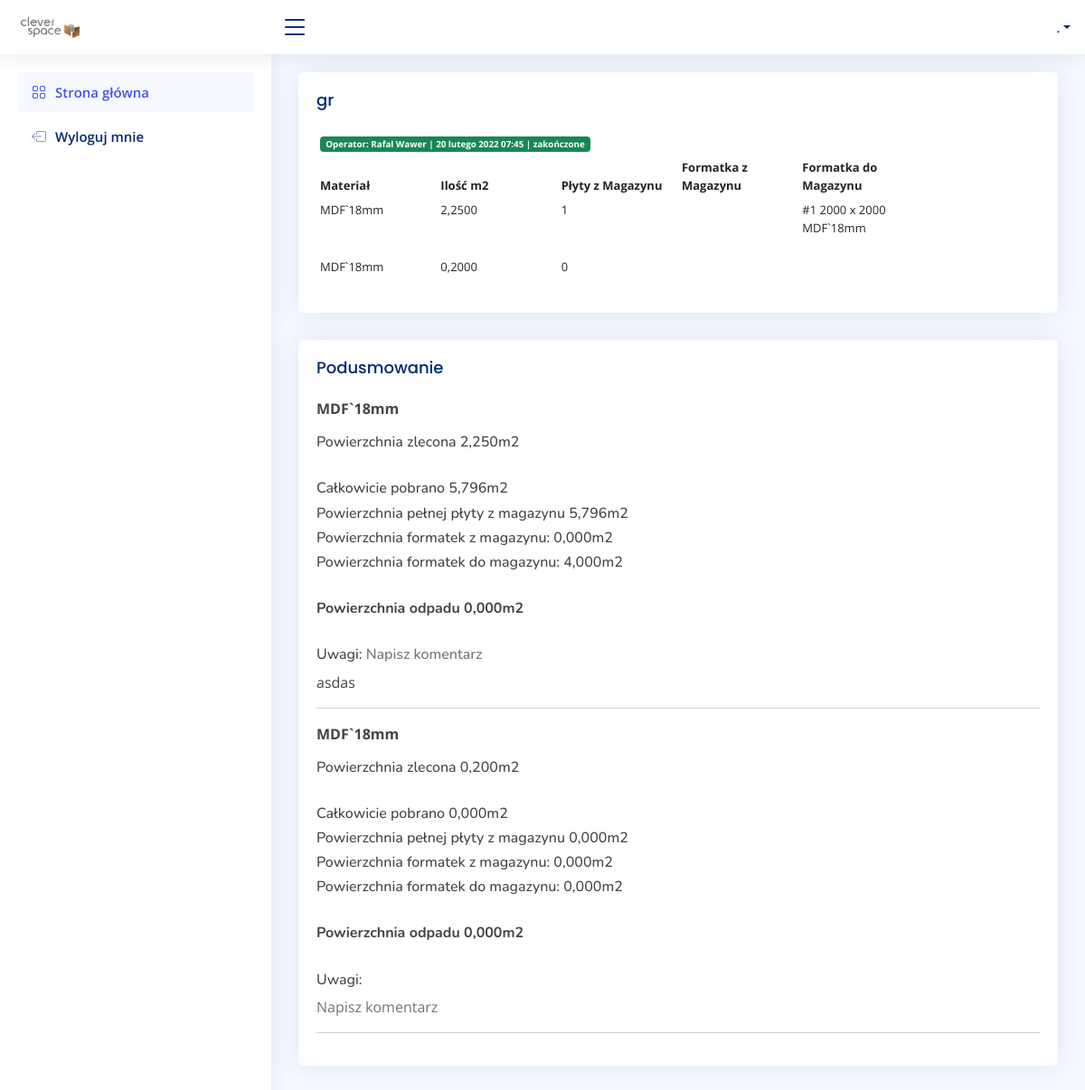
Before: /stock/production/1/detail with the older database file.
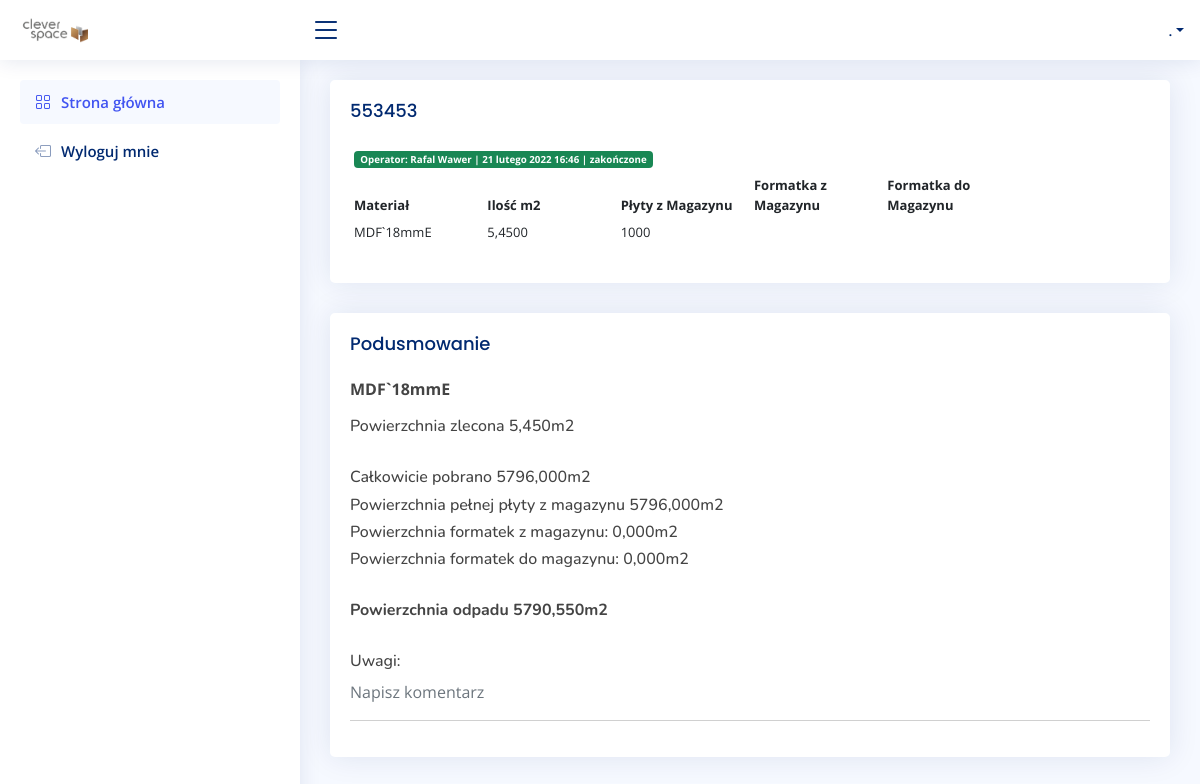
After: the same page with the newer database file.
### stock/models.py (models this page shows, shortened)
class Production(models.Model):
    PREPARATION = 0
    DONE = 1
    STATUS = (
        (PREPARATION, 'w trakcie'),
        (DONE, 'zakończone'),
    )
    user = models.ForeignKey(settings.AUTH_USER_MODEL, on_delete=models.CASCADE)
    order = models.CharField(max_length=255)
    date = models.DateTimeField(auto_now_add=True)
    status = models.SmallIntegerField(choices=STATUS, default=PREPARATION)

class ProductionMaterial(models.Model):
    production = models.ForeignKey(Production, on_delete=models.CASCADE)
    material = models.ForeignKey(Material, on_delete=models.CASCADE)
    area =  models.DecimalField(default=Decimal('0.000'), decimal_places=4, blank=False, max_digits=10)
    quantity = models.PositiveIntegerField(default=0, blank=False, null=False)
    def sum_area(self):
        return self.quantity * float(self.material.material_area)
    def stock_area(self):
        material = ProductionMaterial.objects.get(id=self.id)
        stock_area = 0
        for stock in material.stocks.all():
            result = stock.length * stock.width / 1000000
            stock_area += result
        return stock_area
    def stockIn_area(self):
        material = ProductionMaterial.objects.get(id=self.id)
        self.stockIn_area = 0
        for stock in material.productionstockin_set.all():
            result = stock.length * stock.width / 1000000
            self.stockIn_area += result
        return self.stockIn_area
    def total_area(self):
        material = ProductionMaterial.objects.get(id=self.id)
        total_area = 0
        for stock in material.stocks.all():
            result = stock.length * stock.width / 1000000
            total_area += result
        return total_area + self.quantity * float(self.material.material_area)
    def waste(self):
        material = ProductionMaterial.objects.get(id=self.id)
        total_area = 0 + self.quantity * float(self.material.material_area)
        for stock in material.stocks.all():
            result = stock.length * stock.width / 1000000
            total_area += result
        if float(self.area) - total_area + self.stockIn_area > 0:
            return 0
        else:
            return abs(float(self.area) - total_area + self.stockIn_area)

class ProductionStockIn(models.Model):
    number = models.IntegerField(null=True)
    productionMaterial = models.ForeignKey(ProductionMaterial, on_delete=models.CASCADE)
    length = IntegerRangeField(min_value=50, max_value=2800)
    width = IntegerRangeField(min_value=50, max_value=2070)
    material = models.ForeignKey(Material, on_delete=models.CASCADE)

class ProductionComments(models.Model):
    productionMaterial = models.ForeignKey(ProductionMaterial, on_delete=models.CASCADE, related_name="comments")
    comment = models.TextField(blank=True, null=True)

### order/models.py (models this page shows, shortened)
class Material(models.Model):
    short_name = models.CharField(max_length=255, blank=False, null=True)
    name = models.CharField(max_length=255, blank=False, null=True)
    quantity = models.SmallIntegerField(default=0, blank=False, null=True)
    material_area = models.DecimalField(default=Decimal('5.796'), decimal_places=4, blank=False, max_digits=10)
    class Meta:
        verbose_name = "materiał"
        verbose_name_plural = "materiały"
    def __str__(self):
        return self.short_name

### account/models.py (models this page shows, shortened)
class UserBase(AbstractBaseUser, PermissionsMixin):
    email = models.EmailField(unique=True)
    first_name = models.CharField(max_length=150, blank=True)
    last_name = models.CharField(max_length=150, blank=True)
    phone_number = models.CharField(max_length=15, blank=True)
    postcode = models.CharField(max_length=12, blank=True)
    address_line_1 = models.CharField(max_length=150, blank=True)
    address_line_2 = models.CharField(max_length=150, blank=True)
    town_city = models.CharField(max_length=150, blank=True)
    is_active = models.BooleanField(default=True)
    is_staff = models.BooleanField(default=False)
    created = models.DateTimeField(auto_now_add=True)
    updated = models.DateTimeField(auto_now=True)
    objects = CustomAccountManager()
    USERNAME_FIELD = 'email'
    REQUIRED_FIELDS = ['first_name', 'last_name']
    class Meta:
        verbose_name = "Konto"
        verbose_name_plural = "Konta"

### stock/views.py (the view)
# urls.py: path('production/<int:id>/detail', views.DetailProduction, name='detail-production'),
def DetailProduction(request, id):
    production = Production.objects.get(id=id)
    materials = production.productionmaterial_set.all()
    ctx = {
        'production': production,
        'materials': materials,
    }
    return render(request, 'stock/detail_production.html', ctx)

### stock/templates/stock/detail_production.html (shortened to what this page needs)
{% extends 'main.html' %}
{% block content %}
<div class="row">
  <div class="col-sm-12">
    <div class="card recent-sales">
      <div class="card-body">
       <h5 class="card-title">{{ production.order }} </h5>
       <div class="row">
         <div class="col-sm-12">
           <div class="table-responsive">
              <table class="table table-borderless table-hover table-sm text-start">
              <thead>
               <tr>
                <td colspan="6"><span class="badge {% if production.status == 1 %} bg-success  {% elif production.status == 0 %} bg-dark  {% endif %} ">
             Operator: {{ production.user.first_name }} {{ production.user.last_name }} | {{ production.date }} | {{ production.get_status_display}}</span></td>
              </tr>
                <tr>
                  <th scope="col">Materiał</th>
                  <th scope="col">Ilość m2</th>
                  <th scope="col">Płyty z Magazynu</th>
                  <th scope="col">Formatka z Magazynu</th>
                  <th scope="col">Formatka do Magazynu</th>
                </tr>
              </thead>
              <tbody>
                {% for material in materials %}
                <tr>
                  <td scope="col">{{ material.material }}</td>
                  <td scope="col">{{ material.area}}</td>
                  <td scope="col">{{ material.quantity }}</td>
                  <td scope="col" class="text-start">
                  </td>
                  <td scope="col">
                    {% for stock in material.productionstockin_set.all %}
                    <p>#{{ stock.id }} {{ stock.length }} x {{ stock.width }} {{ stock.material }}</p>
                    {% endfor %}
                  </td>
                </tr>
                {% endfor %}
              </tbody>
              </table>
            </div>
          </div>
        </div>
      </div>
    </div>
  </div>
{% include 'stock/summary.html' %}
</div>
 {% endblock %}

### stock/templates/stock/summary.html
<div class="col-sm-12">
  <div class="card">
    <div class="card-body">
     <h5 class="card-title">Podusmowanie</h5>
     {% for material in materials %}
     <p class="fw-bold">{{ material.material }}</p>
     <h6>Powierzchnia zlecona {{ material.area|floatformat:3 }}m2 </h6></br>
     <h6>Całkowicie pobrano {{ material.total_area|floatformat:3 }}m2</h6>
     <h6>Powierzchnia pełnej płyty z magazynu {{ material.sum_area|floatformat:3 }}m2</h6>
     <h6>Powierzchnia formatek z magazynu: {{ material.stock_area|floatformat:3 }}m2</h6>
     <h6>Powierzchnia formatek do magazynu: {{ material.stockIn_area|floatformat:3 }}m2</h6>
     <br>
     <h6 class="fw-bold">Powierzchnia odpadu {{ material.waste|floatformat:3 }}m2</h6>
     <br>
     {% if not material.comments.all %}
         <h6>Uwagi:</h6>
         <a href="{% url 'comments' material.id %}" class="link-secondary">Napisz komentarz</a>
     {% else %}
     <h6>Uwagi: <a href="{% url 'comments' material.id %}" class="link-secondary">Napisz komentarz</a></h6>
        {% for comment in material.comments.all %}
            {{ comment.comment }} <br>
        {% endfor %}
     {% endif %}
      <hr>
      {% endfor %}
   </div>
 </div>
</div>

Changed rows visible on the page:
removed ProductionStockIn: id "1", length "2000", width "2000", material "MDF`18mm"
removed ProductionMaterial: material "MDF`18mm", area "0,2000", quantity "0", area "0,200", total_area "0,000", sum_area "0,000", stock_area "0,000", stockIn_area "0,000", waste "0,000", shows "Uwagi:"
removed ProductionComments: comment "asdas"
changed Production "zakończone": order "gr" → "553453"; date "20 lutego 2022 07:45" → "21 lutego 2022 16:46"
changed ProductionMaterial: material "MDF`18mm" → "MDF`18mmE"; area "2,2500" → "5,4500"; quantity "1" → "1000"; area "2,250" → "5,450"; total_area "5,796" → "5796,000"; sum_area "5,796" → "5796,000"; stockIn_area "4,000" → "0,000"; waste "0,000" → "5790,550"
